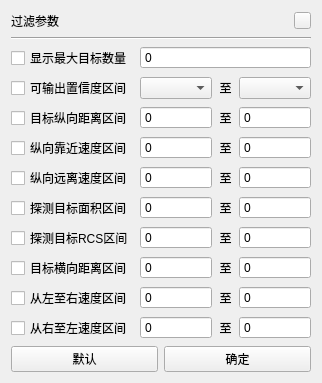
   <widget class="QWidget" name="wgt_paramSet" native="true">
    <property name="enabled">
     <bool>true</bool>
    </property>
    <property name="geometry">
     <rect>
      <x>410</x>
      <y>290</y>
      <width>251</width>
      <height>331</height>
     </rect>
    </property>
    <layout class="QVBoxLayout" name="verticalLayout_7">
     <property name="spacing">
      <number>6</number>
     </property>
     <item>
      <layout class="QHBoxLayout" name="horizontalLayout_6">
       <item>
        <widget class="QLabel" name="label_40">
         <property name="minimumSize">
          <size>
           <width>75</width>
           <height>0</height>
          </size>
         </property>
         <property name="text">
          <string>过滤参数</string>
         </property>
        </widget>
       </item>
       <item>
        <spacer name="horizontalSpacer_13">
         <property name="orientation">
          <enum>Qt::Orientation::Horizontal</enum>
         </property>
         <property name="sizeHint" stdset="0">
          <size>
           <width>40</width>
           <height>20</height>
          </size>
         </property>
        </spacer>
       </item>
       <item>
        <widget class="QPushButton" name="btn_closeParamSet">
         <property name="minimumSize">
          <size>
           <width>17</width>
           <height>17</height>
          </size>
         </property>
         <property name="maximumSize">
          <size>
           <width>17</width>
           <height>17</height>
          </size>
         </property>
         <property name="font">
          <font>
           <bold>true</bold>
          </font>
         </property>
         <property name="styleSheet">
          <string notr="true">border-image: url(:/images/btn_close .png);</string>
         </property>
         <property name="text">
          <string/>
         </property>
        </widget>
       </item>
      </layout>
     </item>
     <item>
      <widget class="Line" name="line_6">
       <property name="orientation">
        <enum>Qt::Orientation::Horizontal</enum>
       </property>
      </widget>
     </item>
     <item>
      <layout class="QGridLayout" name="gridLayout_3">
       <item row="2" column="1">
        <widget class="QSpinBox" name="spinBox_2">
         <property name="buttonSymbols">
          <enum>QAbstractSpinBox::ButtonSymbols::NoButtons</enum>
         </property>
        </widget>
       </item>
       <item row="6" column="0">
        <widget class="QCheckBox" name="checkBox_52">
         <property name="text">
          <string>探测目标RCS区间</string>
         </property>
        </widget>
       </item>
       <item row="7" column="3">
        <widget class="QSpinBox" name="spinBox_21">
         <property name="buttonSymbols">
          <enum>QAbstractSpinBox::ButtonSymbols::NoButtons</enum>
         </property>
        </widget>
       </item>
       <item row="2" column="0">
        <widget class="QCheckBox" name="checkBox_44">
         <property name="text">
          <string>目标纵向距离区间</string>
         </property>
        </widget>
       </item>
       <item row="5" column="1">
        <widget class="QSpinBox" name="spinBox_16">
         <property name="buttonSymbols">
          <enum>QAbstractSpinBox::ButtonSymbols::NoButtons</enum>
         </property>
        </widget>
       </item>
       <item row="9" column="3">
        <widget class="QSpinBox" name="spinBox_25">
         <property name="buttonSymbols">
          <enum>QAbstractSpinBox::ButtonSymbols::NoButtons</enum>
         </property>
        </widget>
       </item>
       <item row="9" column="2">
        <widget class="QLabel" name="label_33">
         <property name="minimumSize">
          <size>
           <width>15</width>
           <height>0</height>
          </size>
         </property>
         <property name="maximumSize">
          <size>
           <width>15</width>
           <height>16777215</height>
          </size>
         </property>
         <property name="text">
          <string>至</string>
         </property>
         <property name="alignment">
          <set>Qt::AlignmentFlag::AlignCenter</set>
         </property>
        </widget>
       </item>
       <item row="2" column="2">
        <widget class="QLabel" name="label_22">
         <property name="minimumSize">
          <size>
           <width>15</width>
           <height>0</height>
          </size>
         </property>
         <property name="maximumSize">
          <size>
           <width>15</width>
           <height>16777215</height>
          </size>
         </property>
         <property name="text">
          <string>至</string>
         </property>
         <property name="alignment">
          <set>Qt::AlignmentFlag::AlignCenter</set>
         </property>
        </widget>
       </item>
       <item row="2" column="3">
        <widget class="QSpinBox" name="spinBox_3">
         <property name="buttonSymbols">
          <enum>QAbstractSpinBox::ButtonSymbols::NoButtons</enum>
         </property>
        </widget>
       </item>
       <item row="9" column="0">
        <widget class="QCheckBox" name="checkBox_55">
         <property name="text">
          <string>从右至左速度区间</string>
         </property>
        </widget>
       </item>
       <item row="0" column="0">
        <widget class="QCheckBox" name="checkBox_42">
         <property name="text">
          <string>显示最大目标数量</string>
         </property>
        </widget>
       </item>
       <item row="6" column="3">
        <widget class="QSpinBox" name="spinBox_19">
         <property name="buttonSymbols">
          <enum>QAbstractSpinBox::ButtonSymbols::NoButtons</enum>
         </property>
        </widget>
       </item>
       <item row="8" column="2">
        <widget class="QLabel" name="label_32">
         <property name="minimumSize">
          <size>
           <width>15</width>
           <height>0</height>
          </size>
         </property>
         <property name="maximumSize">
          <size>
           <width>15</width>
           <height>16777215</height>
          </size>
         </property>
         <property name="text">
          <string>至</string>
         </property>
         <property name="alignment">
          <set>Qt::AlignmentFlag::AlignCenter</set>
         </property>
        </widget>
       </item>
       <item row="1" column="2">
        <widget class="QLabel" name="label_21">
         <property name="minimumSize">
          <size>
           <width>15</width>
           <height>0</height>
          </size>
         </property>
         <property name="maximumSize">
          <size>
           <width>15</width>
           <height>16777215</height>
          </size>
         </property>
         <property name="text">
          <string>至</string>
         </property>
         <property name="alignment">
          <set>Qt::AlignmentFlag::AlignCenter</set>
         </property>
        </widget>
       </item>
       <item row="7" column="0">
        <widget class="QCheckBox" name="checkBox_53">
         <property name="text">
          <string>目标横向距离区间</string>
         </property>
        </widget>
       </item>
       <item row="3" column="0">
        <widget class="QCheckBox" name="checkBox_45">
         <property name="text">
          <string>纵向靠近速度区间</string>
         </property>
        </widget>
       </item>
       <item row="3" column="3">
        <widget class="QSpinBox" name="spinBox_5">
         <property name="buttonSymbols">
          <enum>QAbstractSpinBox::ButtonSymbols::NoButtons</enum>
         </property>
        </widget>
       </item>
       <item row="8" column="1">
        <widget class="QSpinBox" name="spinBox_22">
         <property name="buttonSymbols">
          <enum>QAbstractSpinBox::ButtonSymbols::NoButtons</enum>
         </property>
        </widget>
       </item>
       <item row="4" column="3">
        <widget class="QSpinBox" name="spinBox_15">
         <property name="buttonSymbols">
          <enum>QAbstractSpinBox::ButtonSymbols::NoButtons</enum>
         </property>
        </widget>
       </item>
       <item row="5" column="3">
        <widget class="QSpinBox" name="spinBox_17">
         <property name="buttonSymbols">
          <enum>QAbstractSpinBox::ButtonSymbols::NoButtons</enum>
         </property>
        </widget>
       </item>
       <item row="1" column="0">
        <widget class="QCheckBox" name="checkBox_43">
         <property name="text">
          <string>可输出置信度区间</string>
         </property>
        </widget>
       </item>
       <item row="8" column="3">
        <widget class="QSpinBox" name="spinBox_23">
         <property name="buttonSymbols">
          <enum>QAbstractSpinBox::ButtonSymbols::NoButtons</enum>
         </property>
        </widget>
       </item>
       <item row="5" column="2">
        <widget class="QLabel" name="label_29">
         <property name="minimumSize">
          <size>
           <width>15</width>
           <height>0</height>
          </size>
         </property>
         <property name="maximumSize">
          <size>
           <width>15</width>
           <height>16777215</height>
          </size>
         </property>
         <property name="text">
          <string>至</string>
         </property>
         <property name="alignment">
          <set>Qt::AlignmentFlag::AlignCenter</set>
         </property>
        </widget>
       </item>
       <item row="7" column="1">
        <widget class="QSpinBox" name="spinBox_20">
         <property name="buttonSymbols">
          <enum>QAbstractSpinBox::ButtonSymbols::NoButtons</enum>
         </property>
        </widget>
       </item>
       <item row="1" column="1">
        <widget class="QComboBox" name="comboBox_4"/>
       </item>
       <item row="8" column="0">
        <widget class="QCheckBox" name="checkBox_54">
         <property name="text">
          <string>从左至右速度区间</string>
         </property>
        </widget>
       </item>
       <item row="4" column="1">
        <widget class="QSpinBox" name="spinBox_14">
         <property name="buttonSymbols">
          <enum>QAbstractSpinBox::ButtonSymbols::NoButtons</enum>
         </property>
        </widget>
       </item>
       <item row="0" column="1" colspan="3">
        <widget class="QSpinBox" name="spinBox">
         <property name="frame">
          <bool>true</bool>
         </property>
         <property name="buttonSymbols">
          <enum>QAbstractSpinBox::ButtonSymbols::NoButtons</enum>
         </property>
         <property name="keyboardTracking">
          <bool>true</bool>
         </property>
         <property name="showGroupSeparator" stdset="0">
          <bool>false</bool>
         </property>
        </widget>
       </item>
       <item row="3" column="1">
        <widget class="QSpinBox" name="spinBox_4">
         <property name="buttonSymbols">
          <enum>QAbstractSpinBox::ButtonSymbols::NoButtons</enum>
         </property>
        </widget>
       </item>
       <item row="4" column="2">
        <widget class="QLabel" name="label_28">
         <property name="minimumSize">
          <size>
           <width>15</width>
           <height>0</height>
          </size>
         </property>
         <property name="maximumSize">
          <size>
           <width>15</width>
           <height>16777215</height>
          </size>
         </property>
         <property name="text">
          <string>至</string>
         </property>
         <property name="alignment">
          <set>Qt::AlignmentFlag::AlignCenter</set>
         </property>
        </widget>
       </item>
       <item row="4" column="0">
        <widget class="QCheckBox" name="checkBox_50">
         <property name="text">
          <string>纵向远离速度区间</string>
         </property>
        </widget>
       </item>
       <item row="6" column="2">
        <widget class="QLabel" name="label_30">
         <property name="minimumSize">
          <size>
           <width>15</width>
           <height>0</height>
          </size>
         </property>
         <property name="maximumSize">
          <size>
           <width>15</width>
           <height>16777215</height>
          </size>
         </property>
         <property name="text">
          <string>至</string>
         </property>
         <property name="alignment">
          <set>Qt::AlignmentFlag::AlignCenter</set>
         </property>
        </widget>
       </item>
       <item row="3" column="2">
        <widget class="QLabel" name="label_41">
         <property name="minimumSize">
          <size>
           <width>15</width>
           <height>0</height>
          </size>
         </property>
         <property name="maximumSize">
          <size>
           <width>15</width>
           <height>16777215</height>
          </size>
         </property>
         <property name="text">
          <string>至</string>
         </property>
         <property name="alignment">
          <set>Qt::AlignmentFlag::AlignCenter</set>
         </property>
        </widget>
       </item>
       <item row="5" column="0">
        <widget class="QCheckBox" name="checkBox_51">
         <property name="text">
          <string>探测目标面积区间</string>
         </property>
        </widget>
       </item>
       <item row="6" column="1">
        <widget class="QSpinBox" name="spinBox_18">
         <property name="buttonSymbols">
          <enum>QAbstractSpinBox::ButtonSymbols::NoButtons</enum>
         </property>
        </widget>
       </item>
       <item row="9" column="1">
        <widget class="QSpinBox" name="spinBox_24">
         <property name="buttonSymbols">
          <enum>QAbstractSpinBox::ButtonSymbols::NoButtons</enum>
         </property>
        </widget>
       </item>
       <item row="7" column="2">
        <widget class="QLabel" name="label_31">
         <property name="minimumSize">
          <size>
           <width>15</width>
           <height>0</height>
          </size>
         </property>
         <property name="maximumSize">
          <size>
           <width>15</width>
           <height>16777215</height>
          </size>
         </property>
         <property name="text">
          <string>至</string>
         </property>
         <property name="alignment">
          <set>Qt::AlignmentFlag::AlignCenter</set>
         </property>
        </widget>
       </item>
       <item row="1" column="3">
        <widget class="QComboBox" name="comboBox_3"/>
       </item>
      </layout>
     </item>
     <item>
      <layout class="QHBoxLayout" name="horizontalLayout_25">
       <item>
        <widget class="QPushButton" name="btn_returnParam">
         <property name="text">
          <string>默认</string>
         </property>
        </widget>
       </item>
       <item>
        <widget class="QPushButton" name="btn_paramSure">
         <property name="text">
          <string>确定</string>
         </property>
        </widget>
       </item>
      </layout>
     </item>
     <item>
      <spacer name="verticalSpacer_7">
       <property name="orientation">
        <enum>Qt::Orientation::Vertical</enum>
       </property>
       <property name="sizeHint" stdset="0">
        <size>
         <width>20</width>
         <height>40</height>
        </size>
       </property>
      </spacer>
     </item>
    </layout>
   </widget>
